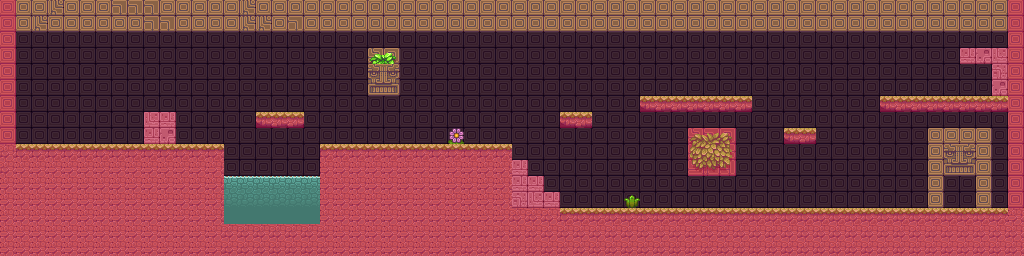

This is a level from a 2D game, rendered from its Tiled map with the project's own tilesets. A one-line summary and the map file follow, with tile-layer data summarised:
An orthogonal 64x16 tile map with 16x16 px tiles, 3 tile layers (bg, map_tiles, collision) and 4 objects (pit, finish, torch, start).

<map version="1.0" tiledversion="1.1.2" orientation="orthogonal" renderorder="right-down" width="64" height="16" tilewidth="16" tileheight="16" infinite="0" nextobjectid="11">
 <tileset firstgid="1" name="platformer_tiles" tilewidth="16" tileheight="16" tilecount="114" columns="19">
  <image source="../tiles/platformer_tiles.png" width="304" height="96" />
 </tileset>
 <layer name="bg" width="64" height="16">
  <data>[1024 cells, 1024 non-empty, 7 distinct tile ids]</data>
 </layer>
 <layer name="map_tiles" width="64" height="16">
  <data>[1024 cells, 518 non-empty, 33 distinct tile ids]</data>
 </layer>
 <layer name="collision" width="64" height="16" opacity="0.42">
  <data>[1024 cells, 358 non-empty, 1 distinct tile ids]</data>
 </layer>
 <objectgroup name="meta">
  <object id="6" name="pit" x="224" y="176" width="96" height="48" />
  <object id="8" name="finish" x="960" y="48" width="32" height="32" />
  <object id="9" name="torch" x="944" y="160" width="32" height="32" />
  <object id="10" name="start" x="48" y="96" width="16" height="32" />
 </objectgroup>
</map>
